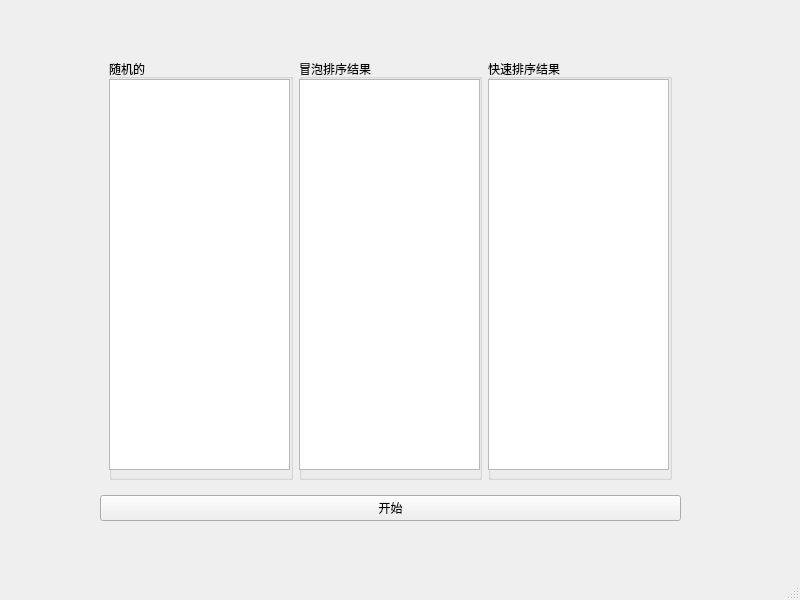
<?xml version="1.0" encoding="UTF-8"?>
<ui version="4.0">
 <class>MainWindow</class>
 <widget class="QMainWindow" name="MainWindow">
  <property name="geometry">
   <rect>
    <x>0</x>
    <y>0</y>
    <width>800</width>
    <height>600</height>
   </rect>
  </property>
  <property name="windowTitle">
   <string>MainWindow</string>
  </property>
  <widget class="QWidget" name="centralwidget">
   <widget class="QWidget" name="layoutWidget">
    <property name="geometry">
     <rect>
      <x>100</x>
      <y>50</y>
      <width>581</width>
      <height>471</height>
     </rect>
    </property>
    <layout class="QVBoxLayout" name="verticalLayout">
     <item>
      <widget class="QWidget" name="widget" native="true">
       <layout class="QHBoxLayout" name="horizontalLayout">
        <item>
         <widget class="QGroupBox" name="randombox">
          <property name="title">
           <string>随机的</string>
          </property>
          <widget class="QListWidget" name="randomlist">
           <property name="geometry">
            <rect>
             <x>0</x>
             <y>20</y>
             <width>181</width>
             <height>391</height>
            </rect>
           </property>
          </widget>
         </widget>
        </item>
        <item>
         <widget class="QGroupBox" name="bubulbox">
          <property name="title">
           <string>冒泡排序结果</string>
          </property>
          <widget class="QListWidget" name="bublelist">
           <property name="geometry">
            <rect>
             <x>0</x>
             <y>20</y>
             <width>181</width>
             <height>391</height>
            </rect>
           </property>
          </widget>
         </widget>
        </item>
        <item>
         <widget class="QGroupBox" name="quickbox">
          <property name="title">
           <string>快速排序结果</string>
          </property>
          <widget class="QListWidget" name="quicklist">
           <property name="geometry">
            <rect>
             <x>0</x>
             <y>20</y>
             <width>181</width>
             <height>391</height>
            </rect>
           </property>
          </widget>
         </widget>
        </item>
       </layout>
      </widget>
     </item>
     <item>
      <widget class="QPushButton" name="star">
       <property name="text">
        <string>开始</string>
       </property>
      </widget>
     </item>
    </layout>
   </widget>
  </widget>
  <widget class="QStatusBar" name="statusbar"/>
 </widget>
 <resources/>
 <connections/>
</ui>
